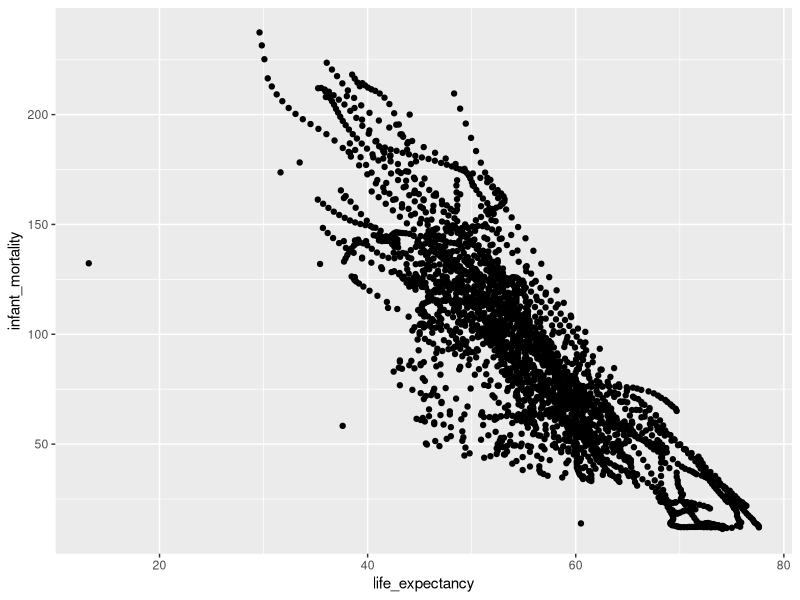
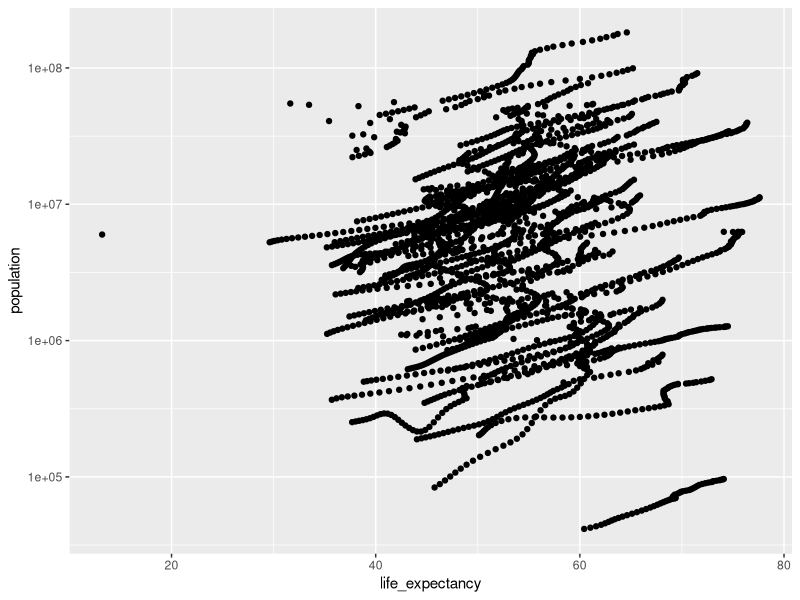
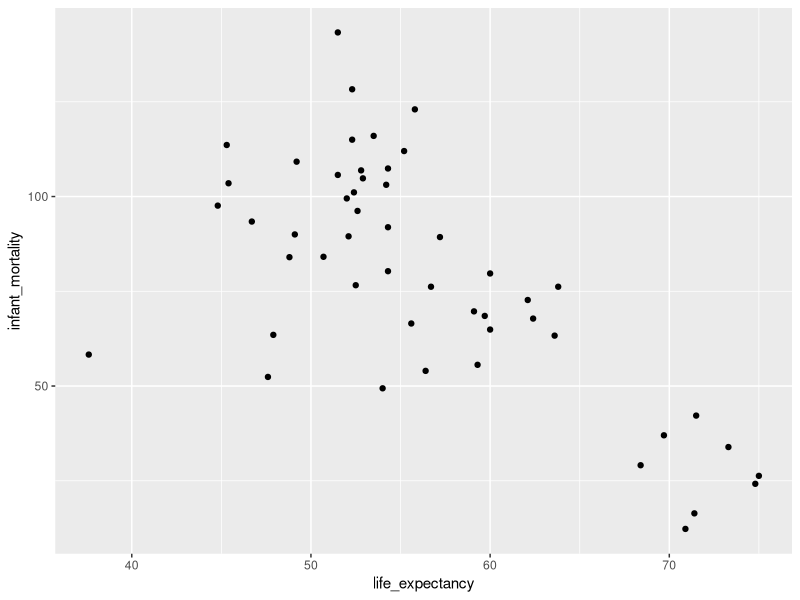
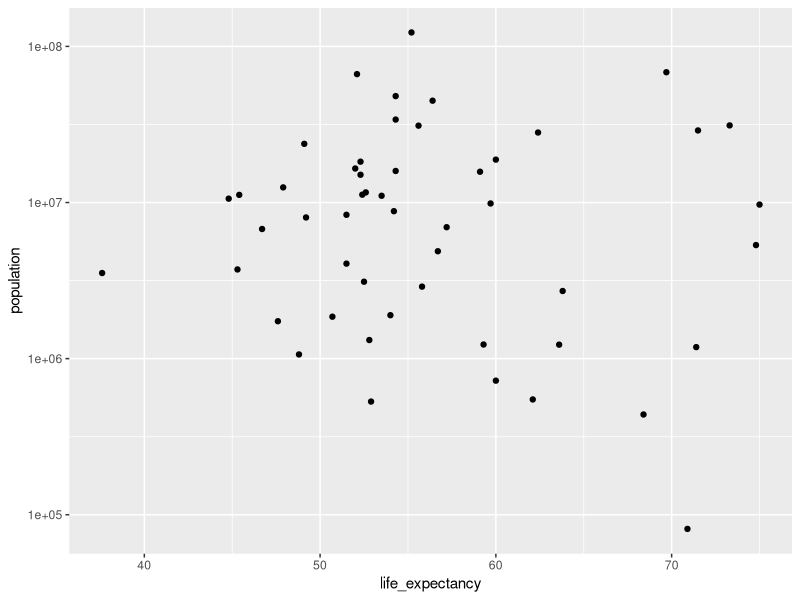

Reproduce these figures in R, in order.
## ---- chunk 1
#Install dslabs package

#Load dslabs library
#install.packages("dslabs")
library("dslabs")

#See overview of the gapminder data from dslabs
str(gapminder)

#Get summary of the gapminder data
summary(gapminder)

#Determine data type of gapminder
class(gapminder)

#Assign African countries to africadata, then see overview and summary of subsetted data
africadata = subset(gapminder, continent == "Africa")
str(africadata)
summary(africadata)

#Install and load dplyr package
#install.packages("dplyr")
library("dplyr")

#Select infanty mortality and life expctancy from africadata
africainfantmortal = select(africadata, c('infant_mortality','life_expectancy'))

#Select population and life expectancy from africadata
africapop = select(africadata, c('population','life_expectancy'))

#See overview and summarize selected data from africadata
str(africainfantmortal)
summary(africainfantmortal)
str(africapop)
summary(africapop)

#Install and Load ggplot2 package to make plots
#install.packages("ggplot2")
library("ggplot2")

#Make a plot of life expectancy versus infant mortality
ggplot(data = africainfantmortal, aes(x = life_expectancy, y = infant_mortality)) + geom_point()

#Make a plot of life expectancy versus population, with population on a log scale
ggplot(data = africapop, aes(x = life_expectancy, y = population)) + geom_point() + scale_y_log10()

#The reason that we see streaks of data is because of this data being collected over time and there are different years for different countries being sampled.

#Find out which years have missing/NA values
africadata$year[is.na(africadata$infant_mortality)]

#Extract data from the year 2000 from africadata
africa2000 = subset(africadata, year == "2000")
str(africa2000)
summary(africa2000)

#Make Same Plots as Done Before
##Select infanty mortality and life expctancy from africa2000
africainfantmortal2000 = select(africa2000, c('infant_mortality','life_expectancy'))

##Select population and life expectancy from africa2000
africapop2000 = select(africa2000, c('population','life_expectancy'))

##Make a plot of life expectancy versus infant mortality for 2000 Africa Data
ggplot(data = africainfantmortal2000, aes(x = life_expectancy, y = infant_mortality)) + geom_point()

##Make a plot of life expectancy versus population, with population on a log scale for 2000 Africa Data
ggplot(data = africapop2000, aes(x = life_expectancy, y = population)) + geom_point() + scale_y_log10()

#Fit a linear model with infant_mortality as the predictor
model_infant = lm(life_expectancy ~ infant_mortality, data = africainfantmortal2000)

#Fit a linear model with population as the predictor
model_pop = lm(life_expectancy ~ population, data = africapop2000)

#Summarize the models
summary(model_infant)
summary(model_pop)

#What we found using this model was that infant mortality is a statistically significant predictor of life expectancy (p-value = 2.826e-08), whereas population is not a statistically significant predictor of life expectancy. This matches with the plots we generated previously, where was saw a strong positive correlation between life expectancy and infant mortality and no correlation between life expectancy and population.
